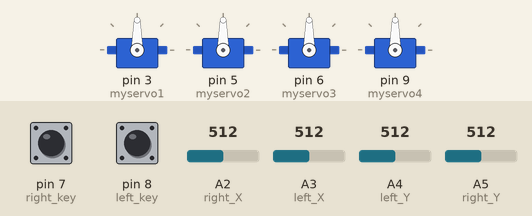
The sketch below on a simulated Arduino Uno, built with avr-gcc and run on an emulated ATmega328P. On the bench: 4 × servo. The test bench sets the inputs (shaded band); at power-on: A2 (right_X) = 512, A3 (left_X) = 512, A4 (left_Y) = 512, pin 7 (right_key) LOW, pin 8 (left_key) LOW, A5 (right_Y) = 512.

Above: at 3.7 s.
3.8 s: A2 (right_X) set to 52
5.3 s: A2 (right_X) set to 44
At 7.9 s:
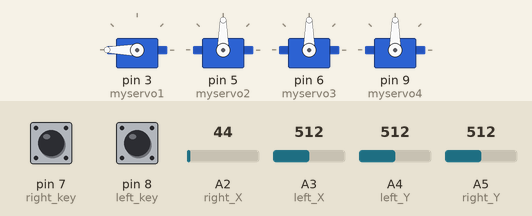
8.3 s: A3 (left_X) set to 55
9.8 s: A3 (left_X) set to 45
At 10.3 s:
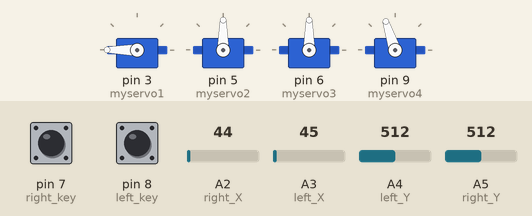
12.8 s: A4 (left_Y) set to 53
15.8 s: A4 (left_Y) set to 47
At 15.96 s:
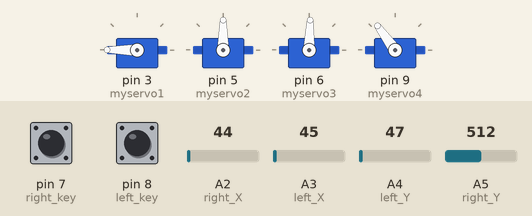
At 16.56 s:
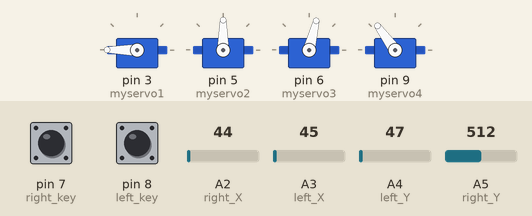
Timing chart, 0 to 19.8 s (numbered marks = the images above; inputs shaded):
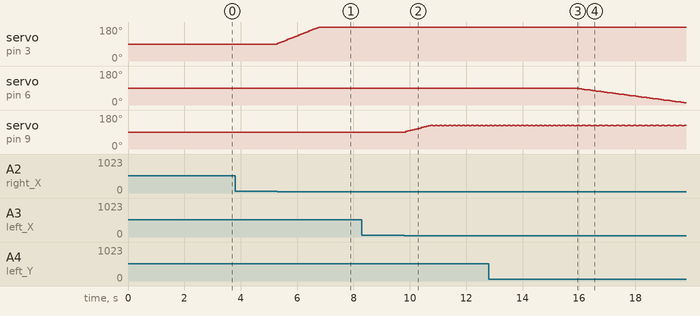

Measured:
- the behaviour switches between 50 and 49 on A2 (right_X) (found by bisection; images 0 and 1)
- the behaviour switches between 50 and 49 on A3 (left_X) (found by bisection; images 1 and 2)
- the behaviour switches between 50 and 49 on A4 (left_Y) (found by bisection; images 2 and 3)
- after the input at 3.8 s, every drawn part: stays the same
- after the input at 5.3 s, servo on pin 3 (myservo1): moves from 90° to 180° over 1.5 s, starting at once
- after the input at 8.3 s, every drawn part: stays the same
- after the input at 15.8 s, servo on pin 6 (myservo3): moves from 90° to 12° over 3.8 s, starting after 0.09 s

The sketch:

Lesson_7_Dual_JoyStick_Controlled_Robot_Arm.ino
```cpp
#include <Servo.h> // add the servo libraries
Servo myservo1; // create servo object to control a servo
Servo myservo2;
Servo myservo3;
Servo myservo4;
int pos1=90, pos2=90, pos3=90, pos4=90; // define the variable of 4 servo angle,and assign the initial value (that is the boot posture
//angle value)
const int right_X = A2; // define the right X pin to A2
const int right_Y = A5; // define the right Y pin to A5
const int right_key = 7; // define the right key pin to 7（that is the value of Z）
const int left_X = A3; // define the left X pin to A3
const int left_Y = A4; // define the left X pin to A4
const int left_key = 8; //define the left key pin to 8（that is the value of Z）
int x1,y1,z1; // define the variable, used to save the joystick value it read.
int x2,y2,z2;

void setup()
{
// boot posture
myservo1.write(pos1);
delay(1000);
myservo2.write(pos2);
myservo3.write(pos3);
myservo4.write(pos4);
delay(1500);
pinMode(right_key, INPUT); // set the right/left key to INPUT
pinMode(left_key, INPUT);
Serial.begin(9600); // set the baud rate to 9600
}
void loop()
{
myservo1.attach(3); // set the control pin of servo 1 to D3  dizuo-servo1-3
myservo2.attach(5); // set the control pin of servo 2 to D5  arm-servo2-5
myservo3.attach(6); //set the control pin of servo 3 to D6   lower arm-servo-6
myservo4.attach(9); // set the control pin of servo 4 to D9  claw-servo-9
x2 = analogRead(right_X); //read the right X value
y2 = analogRead(right_Y); // read the right Y value
z2 = digitalRead(right_key); //// read the right Z value
x1 = analogRead(left_X); //read the left X value
y1 = analogRead(left_Y); //read the left Y value
z1 = digitalRead(left_key); // read the left Z value
//delay(5); // lower the speed overall

// claw
claw();

// rotate
turn();

// upper arm
upper_arm();

//lower arm
lower_arm();
}


//***************************************************
//claw
void claw()
{
//claw
if(x1<50) // if push the left joystick to the right
{
pos4=pos4+3;
myservo4.write(pos4); //servo 4 operates the motion, the claw gradually opens.
delay(30);

if(pos4>125) //limit the largest angle when open the claw
{
pos4=120;
}
}

if(x1>1000) ////if push the right joystick to the left
{
pos4=pos4-3;
myservo4.write(pos4); // servo 4 operates the action, claw is gradually closed.
delay(30);
if(pos4<50) //
{
pos4=45; //limit the largest angle when close the claw
}

}
}


//******************************************************/
// turn
void turn()
{
if(x2<50) //if push the right joystick to the let
{
pos1=pos1+3;
myservo1.write(pos1); // arm turns left
delay(50);
if(pos1>180) //limit the angle when turn right
{
pos1=180;
}

}

if(x2>1000) // if push the right joystick to the right
{
pos1=pos1-3;
myservo1.write(pos1); //servo 1 operates the motion, the arm turns right.
delay(50);
if(pos1<1) // limit the angle when turn left
{
pos1=1;
}
}
}


//**********************************************************/
// lower arm
void lower_arm()
{
if(y2>1000) // if push the right joystick downward
{
pos2=pos2-2;
myservo2.write(pos2); // lower arm will draw back
delay(20);
if(pos2<25) // limit the retracted angle
{
pos2=25;
}
}

if(y2<50) // if push the right joystick upward
{
pos2=pos2+2;
myservo2.write(pos2); // lower arm will stretch out
delay(20);
if(pos2>180) // limit the stretched angle
{
pos2=180;
}
}
}


//*************************************************************/

//upper arm
void upper_arm()
{
if(y1<50) // if push the left joystick downward
{
pos3=pos3-2;
myservo3.write(pos3); // upper arm will go down
delay(20);
if(pos3<1) //  limit the angle when go down
{
pos3=1;
}
}
if(y1>1000) // if push the left joystick upward
{
pos3=pos3+2;
myservo3.write(pos3); // the upper arm will lift
delay(20);

if(pos3>135) //limit the lifting angle
{
pos3=135;
}
}
}
```
